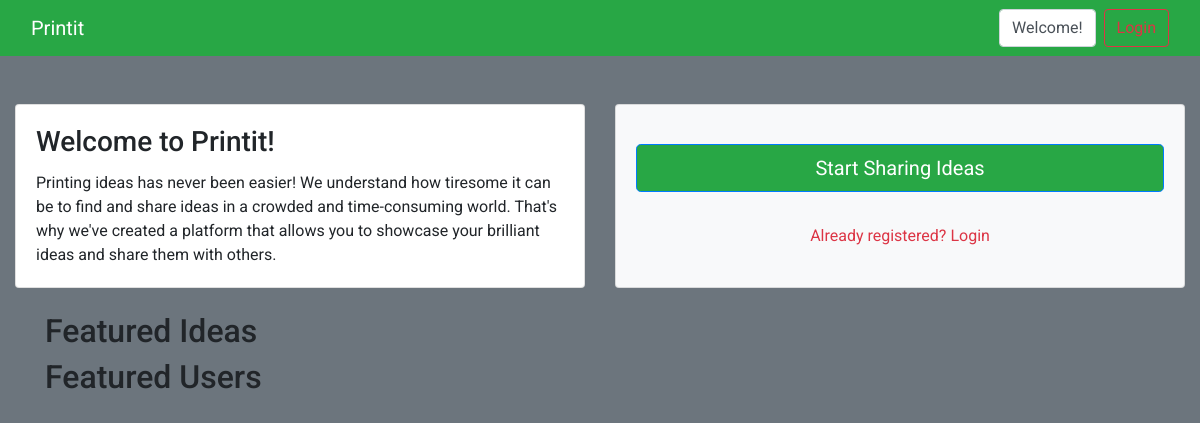
/, run on an earlier commit of the app's database.
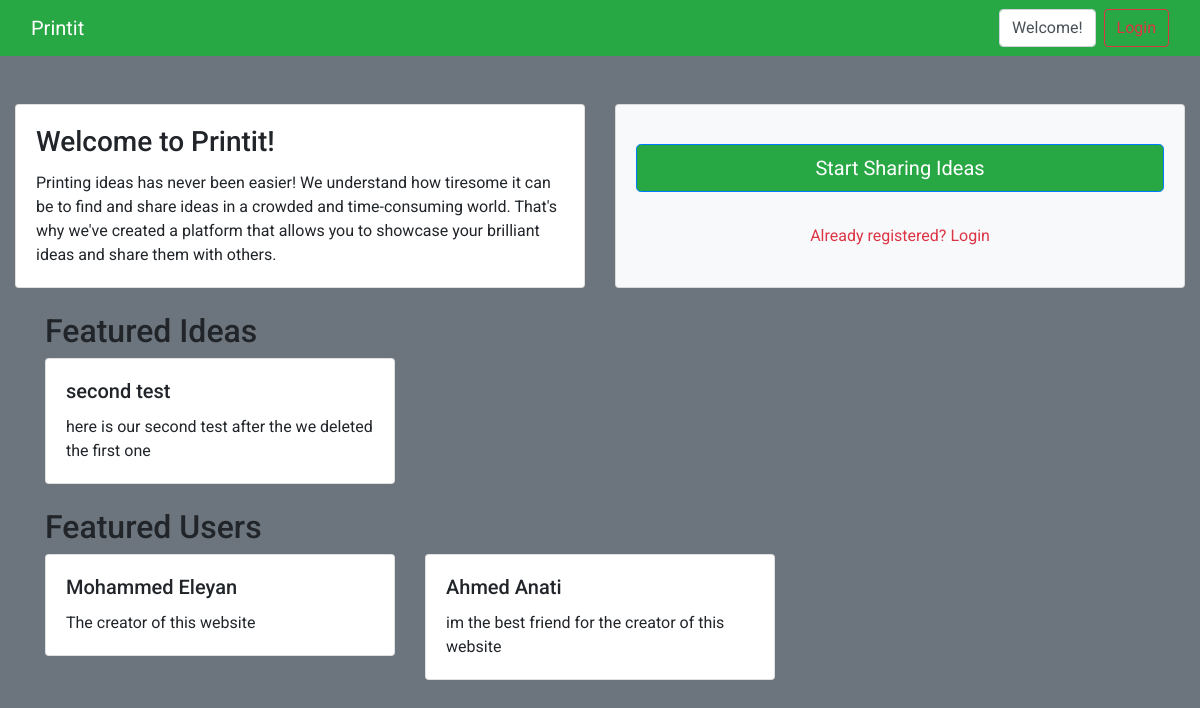
And on a later commit of the database.
### Printit_app/models.py (models this page shows)
class Idea(models.Model):
    user = models.ForeignKey(User, on_delete=models.CASCADE)
    title = models.CharField(max_length=200)
    content = models.TextField()
    created_at = models.DateTimeField(auto_now_add=True)
    updated_at = models.DateTimeField(auto_now=True)
    objects = IdeaManager()

class User(models.Model):
    first_name = models.CharField(max_length=150)
    last_name = models.CharField(max_length=150)
    email = models.EmailField(unique=True)
    password = models.CharField(max_length=128)
    bio = models.TextField(blank=True, null=True)
    is_admin = models.BooleanField(default=False)
    created_at = models.DateTimeField(auto_now_add=True)
    updated_at = models.DateTimeField(auto_now=True)
    objects = UserManager()

### Printit_app/views.py (the view)
# urls.py: path('', views.home, name='home'),
def home(request):
    if 'user' in request.session:
        return redirect('home_authenticated')
    else:
        featured_ideas_stars = Idea.objects.all().order_by('-star__stars')[:3]
        featured_ideas_comments = Idea.objects.all().order_by(
            '-comment__id')[:3]
        featured_ideas = (featured_ideas_stars | featured_ideas_comments)[:3]
        featured_users_ideas = User.objects.all().order_by('-idea__id')[:3]
        featured_users_comments = User.objects.all().order_by(
            '-comment__id')[:3]
        featured_users = (featured_users_ideas | featured_users_comments)[:3]
        context = {
            'featured_ideas': featured_ideas,
            'featured_users': featured_users,
        }
        return render(request, 'home.html', context)

### Printit_app/templates/home.html (shortened to what this page needs)
<!DOCTYPE html>
<html lang="en">
<head>
    {% load static %}
    <link rel="stylesheet" href="https://maxcdn.bootstrapcdn.com/bootstrap/4.0.0/css/bootstrap.min.css">
</head>
<body style="font-family: 'Roboto', sans-serif;">
    <nav class="navbar navbar-expand-lg bg-success">
        <div class="container-fluid">
            <a class="navbar-brand text-white" href="{% url 'home' %}">Printit</a>
            <div class="form-inline my-2 my-lg-0">
                <div class="form-control mr-sm-2">Welcome!</div>
                <a class="btn btn-outline-danger my-2 my-sm-0" href="{% url 'login' %}">Login</a>
            </div>
        </div>
    </nav>
    <div class="container-fluid bg-secondary bg-gradient py-5" style="height: 100vh;">
        <div class="row h-auto">
            <div class="col-sm-6 mb-4">
                <div class="card h-100">
                    <div class="card-body">
                        <h3 class="card-title">Welcome to Printit!</h3>
                        <p class="card-text">Printing ideas has never been easier! We understand how tiresome it can
                            be to find and share ideas in a crowded and time-consuming world. That's why we've created
                            a platform that allows you to showcase your brilliant ideas and share them with others.</p>
                    </div>
                </div>
            </div>
            <div class="col-sm-6 mb-4">
                <div class="card bg-light h-100">
                    <div class="card-body d-flex flex-column align-items-center justify-content-center">
                        <a href="{% url 'register' %}"
                            class="btn btn-primary btn-lg btn-block bg-success text-white">Start Sharing
                            Ideas</a>
                        <br>
                        <a class="login-link mt-2 text-center text-danger" href="{% url 'login' %}">Already registered?
                            Login
                        </a>
                    </div>
                </div>
            </div>
        </div>
        <div class="container">
            <h2>Featured Ideas</h2>
            <div class="row">
                {% for idea in featured_ideas %}
                <div class="col-md-4">
                    <div class="card mb-4">
                        <div class="card-body">
                            <h5 class="card-title">{{ idea.title }}</h5>
                            <p class="card-text">{{ idea.content }}</p>
                        </div>
                    </div>
                </div>
                {% endfor %}
            </div>
        </div>
        <div class="container">
            <h2>Featured Users</h2>
            <div class="row">
                {% for user in featured_users %}
                <div class="col-md-4">
                    <div class="card mb-4">
                        <div class="card-body">
                            <h5 class="card-title">{{ user.first_name }} {{ user.last_name }}</h5>
                            {% if user.bio %}
                            <p class="card-text">{{ user.bio }}</p>
                            {% else %}
                            <p class="card-text">No bio available.</p>
                            {% endif %}
                        </div>
                    </div>
                </div>
                {% endfor %}
            </div>
        </div>
    </div>
</body>
</html>

What changed in the data, as far as the page shows it:
added Idea: title "second test", content "here is our second test after the we deleted the first one"
added User: first_name "Mohammed", last_name "Eleyan", bio "The creator of this website"
added User: first_name "Ahmed", last_name "Anati", bio "im the best friend for the creator of this website"
